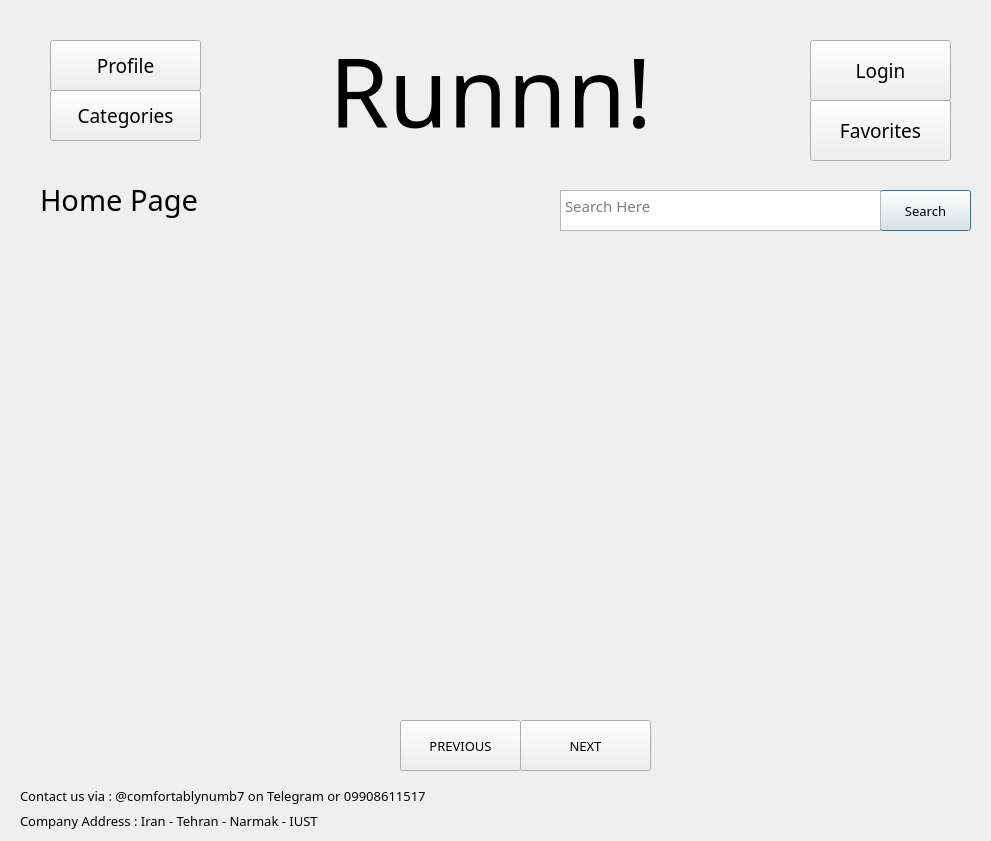
<?xml version="1.0" encoding="UTF-8"?>
<ui version="4.0">
 <class>Runnn</class>
 <widget class="QDialog" name="Runnn">
  <property name="geometry">
   <rect>
    <x>0</x>
    <y>0</y>
    <width>991</width>
    <height>841</height>
   </rect>
  </property>
  <property name="font">
   <font>
    <family>Pristina</family>
    <pointsize>16</pointsize>
   </font>
  </property>
  <property name="windowTitle">
   <string>Dialog</string>
  </property>
  <widget class="QLabel" name="label_2">
   <property name="geometry">
    <rect>
     <x>300</x>
     <y>30</y>
     <width>381</width>
     <height>121</height>
    </rect>
   </property>
   <property name="palette">
    <palette>
     <active>
      <colorrole role="WindowText">
       <brush brushstyle="SolidPattern">
        <color alpha="255">
         <red>0</red>
         <green>0</green>
         <blue>0</blue>
        </color>
       </brush>
      </colorrole>
     </active>
     <inactive>
      <colorrole role="WindowText">
       <brush brushstyle="SolidPattern">
        <color alpha="255">
         <red>0</red>
         <green>0</green>
         <blue>0</blue>
        </color>
       </brush>
      </colorrole>
     </inactive>
     <disabled>
      <colorrole role="WindowText">
       <brush brushstyle="SolidPattern">
        <color alpha="255">
         <red>120</red>
         <green>120</green>
         <blue>120</blue>
        </color>
       </brush>
      </colorrole>
     </disabled>
    </palette>
   </property>
   <property name="font">
    <font>
     <family>Pristina</family>
     <pointsize>72</pointsize>
     <weight>50</weight>
     <bold>false</bold>
    </font>
   </property>
   <property name="text">
    <string>Runnn!</string>
   </property>
   <property name="alignment">
    <set>Qt::AlignCenter</set>
   </property>
  </widget>
  <widget class="QLabel" name="label">
   <property name="geometry">
    <rect>
     <x>40</x>
     <y>180</y>
     <width>241</width>
     <height>71</height>
    </rect>
   </property>
   <property name="font">
    <font>
     <family>Cooper Black</family>
     <pointsize>22</pointsize>
     <weight>50</weight>
     <bold>false</bold>
    </font>
   </property>
   <property name="text">
    <string>Home Page</string>
   </property>
   <property name="alignment">
    <set>Qt::AlignLeading|Qt::AlignLeft|Qt::AlignTop</set>
   </property>
  </widget>
  <widget class="QPushButton" name="SearchButton">
   <property name="geometry">
    <rect>
     <x>880</x>
     <y>190</y>
     <width>91</width>
     <height>41</height>
    </rect>
   </property>
   <property name="font">
    <font>
     <family>Cooper Black</family>
     <pointsize>10</pointsize>
    </font>
   </property>
   <property name="text">
    <string>Search</string>
   </property>
  </widget>
  <widget class="QTextEdit" name="SearchBox">
   <property name="geometry">
    <rect>
     <x>560</x>
     <y>190</y>
     <width>321</width>
     <height>41</height>
    </rect>
   </property>
   <property name="font">
    <font>
     <family>Cooper Black</family>
     <pointsize>11</pointsize>
    </font>
   </property>
   <property name="html">
    <string>&lt;!DOCTYPE HTML PUBLIC &quot;-//W3C//DTD HTML 4.0//EN&quot; &quot;http://www.w3.org/TR/REC-html40/strict.dtd&quot;&gt;
&lt;html&gt;&lt;head&gt;&lt;meta name=&quot;qrichtext&quot; content=&quot;1&quot; /&gt;&lt;style type=&quot;text/css&quot;&gt;
p, li { white-space: pre-wrap; }
&lt;/style&gt;&lt;/head&gt;&lt;body style=&quot; font-family:'Cooper Black','Pristina'; font-size:11pt; font-weight:400; font-style:normal;&quot;&gt;
&lt;p style=&quot;-qt-paragraph-type:empty; margin-top:0px; margin-bottom:0px; margin-left:0px; margin-right:0px; -qt-block-indent:0; text-indent:0px; font-family:'MS Shell Dlg 2'; font-size:7.8pt;&quot;&gt;&lt;br /&gt;&lt;/p&gt;&lt;/body&gt;&lt;/html&gt;</string>
   </property>
   <property name="placeholderText">
    <string>Search Here</string>
   </property>
  </widget>
  <widget class="QLabel" name="photo1">
   <property name="geometry">
    <rect>
     <x>150</x>
     <y>300</y>
     <width>711</width>
     <height>411</height>
    </rect>
   </property>
   <property name="text">
    <string/>
   </property>
   <property name="pixmap">
    <pixmap>../../../test screen2/tv.png</pixmap>
   </property>
   <property name="scaledContents">
    <bool>true</bool>
   </property>
  </widget>
  <widget class="QPushButton" name="previous">
   <property name="geometry">
    <rect>
     <x>400</x>
     <y>720</y>
     <width>121</width>
     <height>51</height>
    </rect>
   </property>
   <property name="font">
    <font>
     <family>Cooper Black</family>
     <pointsize>10</pointsize>
    </font>
   </property>
   <property name="text">
    <string>PREVIOUS</string>
   </property>
  </widget>
  <widget class="QPushButton" name="next">
   <property name="geometry">
    <rect>
     <x>520</x>
     <y>720</y>
     <width>131</width>
     <height>51</height>
    </rect>
   </property>
   <property name="font">
    <font>
     <family>Cooper Black</family>
     <pointsize>10</pointsize>
    </font>
   </property>
   <property name="text">
    <string>NEXT</string>
   </property>
  </widget>
  <widget class="QLabel" name="label_3">
   <property name="geometry">
    <rect>
     <x>20</x>
     <y>770</y>
     <width>761</width>
     <height>51</height>
    </rect>
   </property>
   <property name="font">
    <font>
     <family>Cooper Black</family>
     <pointsize>10</pointsize>
    </font>
   </property>
   <property name="text">
    <string>Contact us via : @comfortablynumb7 on Telegram or 09908611517                                                                                          </string>
   </property>
  </widget>
  <widget class="QLabel" name="label_4">
   <property name="geometry">
    <rect>
     <x>20</x>
     <y>770</y>
     <width>741</width>
     <height>101</height>
    </rect>
   </property>
   <property name="font">
    <font>
     <family>Cooper Black</family>
     <pointsize>10</pointsize>
    </font>
   </property>
   <property name="text">
    <string>Company Address : Iran - Tehran - Narmak - IUST </string>
   </property>
  </widget>
  <widget class="QPushButton" name="CategoriesButton">
   <property name="geometry">
    <rect>
     <x>50</x>
     <y>90</y>
     <width>151</width>
     <height>51</height>
    </rect>
   </property>
   <property name="font">
    <font>
     <family>Cooper Black</family>
     <pointsize>14</pointsize>
    </font>
   </property>
   <property name="text">
    <string>Categories</string>
   </property>
  </widget>
  <widget class="QPushButton" name="LoginButton">
   <property name="geometry">
    <rect>
     <x>810</x>
     <y>40</y>
     <width>141</width>
     <height>61</height>
    </rect>
   </property>
   <property name="font">
    <font>
     <family>Cooper Black</family>
     <pointsize>14</pointsize>
    </font>
   </property>
   <property name="text">
    <string>Login</string>
   </property>
  </widget>
  <widget class="QPushButton" name="ProfileButton">
   <property name="geometry">
    <rect>
     <x>50</x>
     <y>40</y>
     <width>151</width>
     <height>51</height>
    </rect>
   </property>
   <property name="font">
    <font>
     <family>Cooper Black</family>
     <pointsize>14</pointsize>
    </font>
   </property>
   <property name="text">
    <string>Profile</string>
   </property>
  </widget>
  <widget class="QPushButton" name="FavoritesButton">
   <property name="geometry">
    <rect>
     <x>810</x>
     <y>100</y>
     <width>141</width>
     <height>61</height>
    </rect>
   </property>
   <property name="font">
    <font>
     <family>Cooper Black</family>
     <pointsize>14</pointsize>
    </font>
   </property>
   <property name="text">
    <string>Favorites</string>
   </property>
  </widget>
 </widget>
 <resources/>
 <connections/>
</ui>
